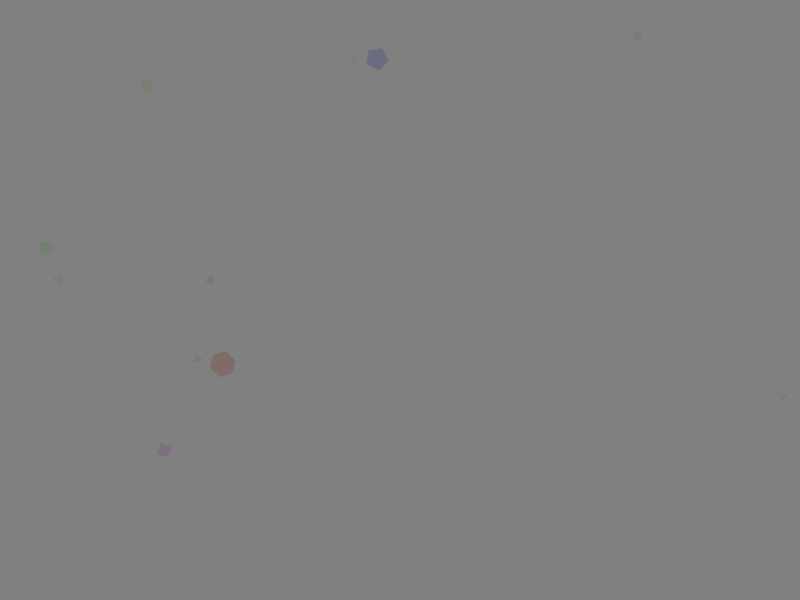
Frame 1 (no input)
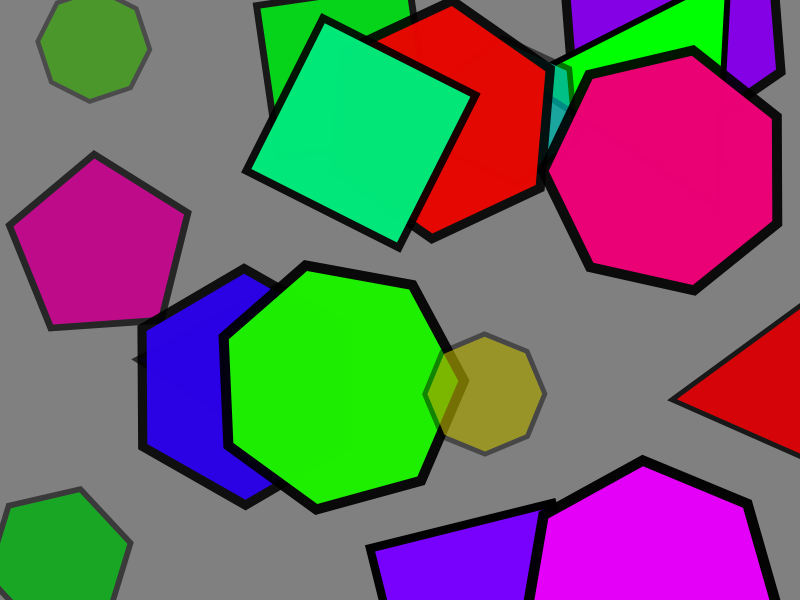
Frame 60 (no input)
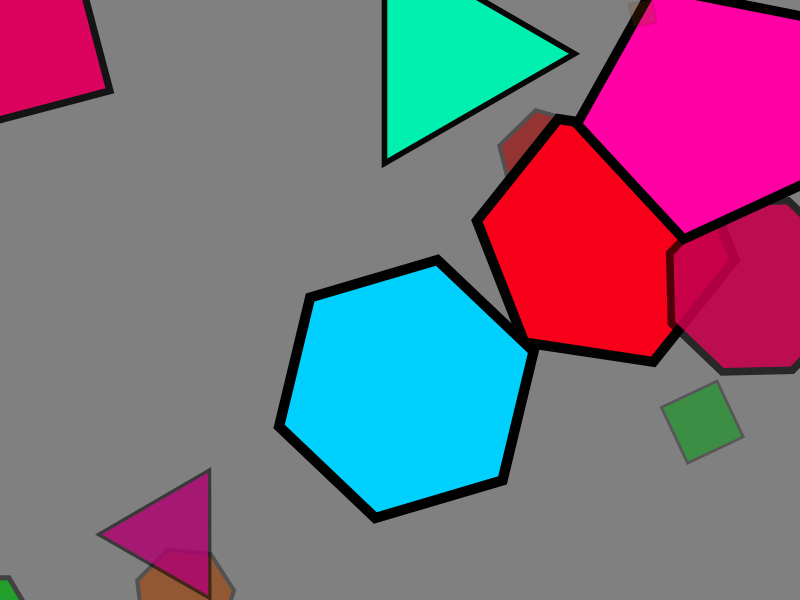
Frame 120 (the mouse pressed at the canvas centre since frame 60)

The p5.js sketch that drew these frames (run headless with seeded random() and noise() and a simulated clock; from frame 60 on, the mouse is pressed at the canvas centre):

// p5.js sketch
// ── sketch.js
let shapes = [];

const SPAWN_AMOUNT = 20;
const BASE_SPAWN_CHANCE = 0.5;
const SPAWN_CHANCE_PENALTY = 0.02;

const MIN_SIZE = 32;
const MAX_SIZE = 128;
const MIN_LIFE = 0.5;
const MAX_LIFE = 2.0;

const MAX_ROT_SPEED = 90.0;
const MAX_SPEED = 120;

function setup() {
  createCanvas(800, 600);
  rectMode(CENTER);
  angleMode(DEGREES);
  colorMode(HSB, 360, 255, 255);
  noStroke();
  amount = round(random(0.25, 0.75) * SPAWN_AMOUNT);
  for (let i = 0; i < amount; i++)
  {
    createShape();
  }
}

function draw() {
  background(128);
  if (random(1) < (BASE_SPAWN_CHANCE - SPAWN_CHANCE_PENALTY * shapes.length)) {
    createShape();
  }

  if (shapes.length <= 0) {
    return;
  }

  for (let i = 0; i < shapes.length; i++)
  {
    if (shapes[i].isAlive()) {
      shapes[i].draw();
    } else {
      shapes.splice(i, 1);
      i--;
    }
  }
}

function createShape() {
  shapes.push(new Shape());
}

function Shape() {
  this.x = random(width);
  this.y = random(height);
  this.maxSize = random(MIN_SIZE, MAX_SIZE);
  this.color = color(random(360), 255, 255);
  this.sides = round(random(3, 8));

  this.lifetime = random(MIN_LIFE, MAX_LIFE);
  this.startTime = millis() * 0.001;

  this.rotation = random(360);
  this.rotSpeed = random(-MAX_ROT_SPEED, MAX_ROT_SPEED);

  this.direction = random(360);
  this.speed = random(MAX_SPEED);

  this.isAlive = function () {
    return millis() * 0.001 < this.startTime + this.lifetime;
  }

  this.getShape = function (padding) {
    beginShape(TRIANGLE_FAN);
    vertex(0, 0);
    let delta = 360.0 / this.sides;
    for(let i = 0; i <= this.sides; i++)
    {
      vertex(cos(delta * i) * (MAX_SIZE + padding), sin(delta * i) * (MAX_SIZE + padding));
    }
    endShape(CLOSE);
  }

  this.draw = function () {
    push();
    this.x += cos(this.direction) * this.speed * deltaTime * 0.001;
    this.y += sin(this.direction) * this.speed * deltaTime * 0.001;
    translate(this.x, this.y);
    rotate(this.rotation + (millis() * 0.001 * this.rotSpeed));
    let alpha = sin(
      (((millis() * 0.001) - this.startTime) / this.lifetime) * 180.0
    );
    
    scale(alpha);
    fill(0, 0, 0, alpha);
    this.getShape(12);
    this.color.setAlpha(alpha);
    fill(this.color);
    this.getShape(0);
    pop();
  }
}
